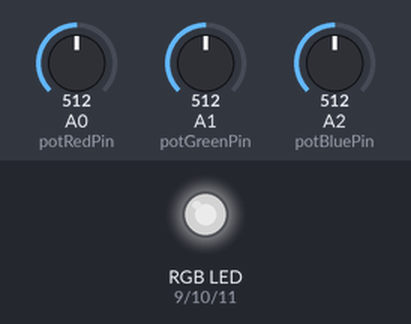
The sketch below on a simulated Arduino Uno, built with avr-gcc and run on an emulated ATmega328P. On the bench: an RGB LED mixed from three pins (HIGH = lit). Inputs (shaded band) come from the test bench; at power-on: A0 (potRedPin) = 512, A1 (potGreenPin) = 512, A2 (potBluePin) = 512. Dim RGB values are drawn brighter than linear.

Above: at 1.2 s.
1.3 s: A0 (potRedPin) set to 716
At 2.5 s:
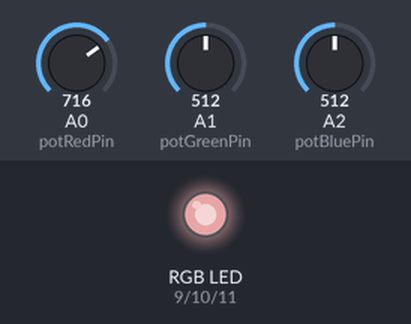
2.8 s: A1 (potGreenPin) set to 716
At 3.8 s:
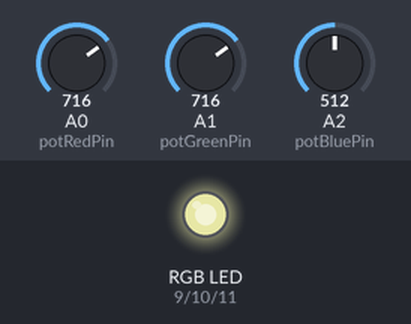
4.3 s: A2 (potBluePin) set to 716
At 5.0 s:
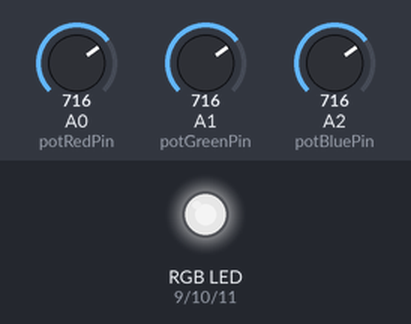
5.8 s: A0 (potRedPin) set to 900
At 6.1 s:
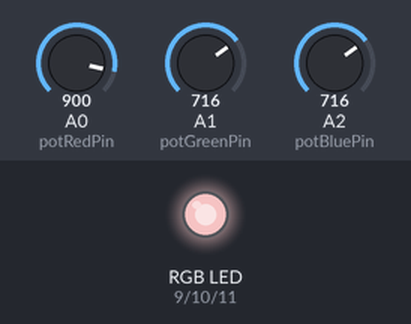
7.3 s: A1 (potGreenPin) set to 900
At 8.4 s:
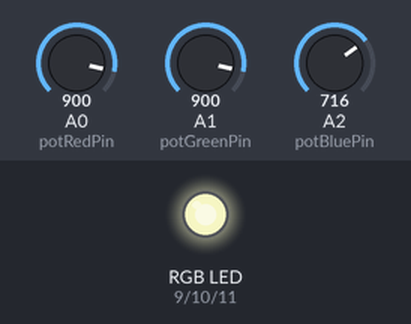
8.8 s: A2 (potBluePin) set to 900
At 9.6 s:
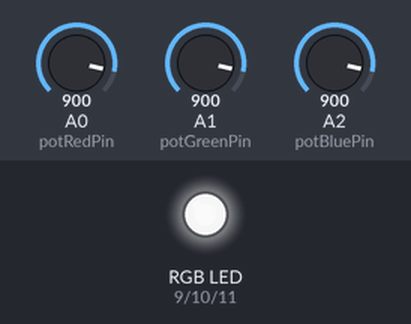
Timing chart, 0 to 11.3 s (numbered marks = the images above; inputs shaded):
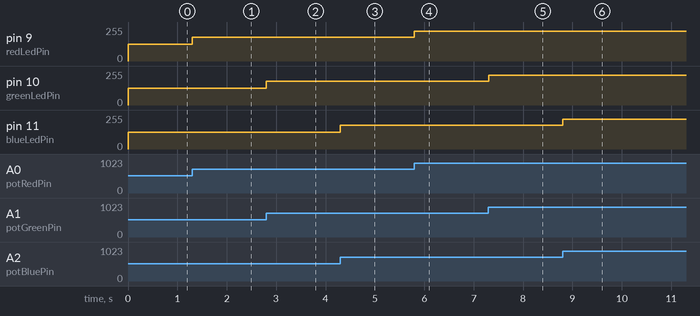

Measured:
- after the input at 1.3 s, pin 9 (redLedPin): 127/255 → 178/255 at once
- after the input at 2.8 s, pin 10 (greenLedPin): 127/255 → 178/255 at once
- after the input at 4.3 s, pin 11 (blueLedPin): 127/255 → 178/255 at once
- after the input at 5.8 s, pin 9 (redLedPin): 178/255 → 224/255 at once
- after the input at 7.3 s, pin 10 (greenLedPin): 178/255 → 224/255 at once
- after the input at 8.8 s, pin 11 (blueLedPin): 178/255 → 224/255 at once

The sketch:

homework1_robotics.ino
```cpp
const int potRedPin = A0;
const int potGreenPin = A1;
const int potBluePin = A2;
const int redLedPin = 9;
const int greenLedPin = 10;
const int blueLedPin = 11;
const int maxValuePot = 1023;
const int minValuePot = 0;
const int maxValueLed = 255;
const int minValueLed = 0;
int potRedValue = 0;
int potGreenValue = 0;
int potBlueValue = 0;
void setup() {
// initialize serial communication at 9600 bits per second:
  initializePotPin(potRedPin, potBluePin, potGreenPin);
  initializePin(redLedPin, blueLedPin, greenLedPin);
  Serial.begin(9600);
}

// the loop routine runs over and over again forever:
void loop() {
  readPotValues(potRedValue, potBlueValue, potGreenValue);
  setAllPotValues(potRedValue, potBlueValue, potGreenValue);
  setLed(potRedValue, potGreenValue, potBlueValue);

}

int setPotValue(int potValue){
  return map(potValue, minValuePot, maxValuePot, minValueLed, maxValueLed);
}

int setAllPotValues(int &potRedValue, int &potBlueValue, int &potGreenValue){
  potRedValue = setPotValue(potRedValue);
  potGreenValue = setPotValue(potGreenValue);
  potBlueValue = setPotValue(potBlueValue);
}

void setLed(int potRedValue, int potGreenValue, int potBlueValue){
  analogWrite(redLedPin, potRedValue);
  analogWrite(greenLedPin, potGreenValue);
  analogWrite(blueLedPin, potBlueValue);

}

void initializePotPin(const int potRedPin, const int potBluePin, const int potGreenPin){
  pinMode(potRedPin, INPUT);
  pinMode(potGreenPin, INPUT);
  pinMode(potBluePin, INPUT);
}

void initializePin(const int redLedPin, const int blueLedPin, const int greenLedPin){
  pinMode(redLedPin, OUTPUT);
  pinMode(blueLedPin, OUTPUT);
  pinMode(greenLedPin, OUTPUT);
}

void readPotValues(int &potRedValue, int &potBlueValue, int &potGreenValue){
  potRedValue = analogRead(potRedPin);
  potGreenValue = analogRead(potGreenPin);
  potBlueValue = analogRead(potBluePin);
}
```
